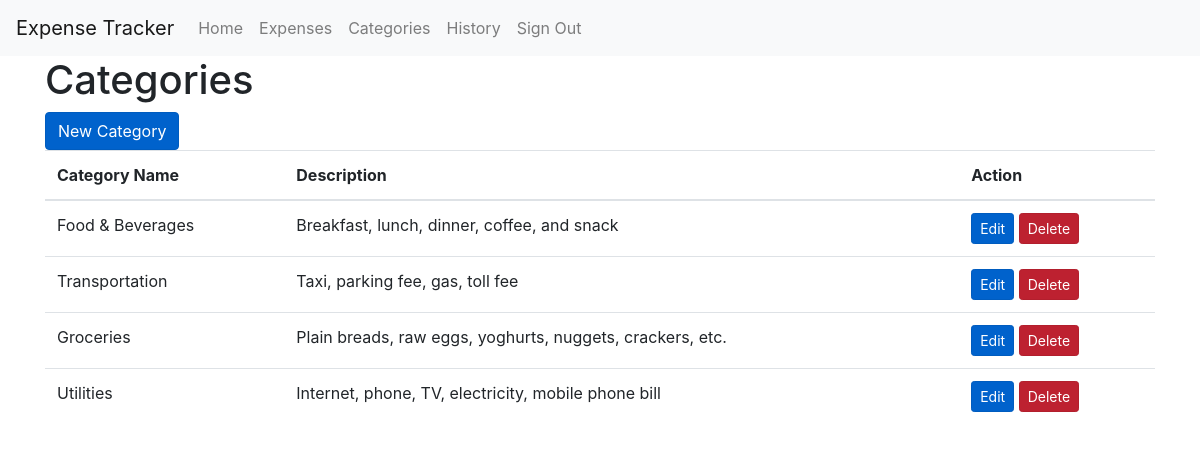
The page /categories on the database its author committed.
### models/categories.py (models this page shows, shortened)
class Categories(db.Model):
    __tablename__ = "categories"
    id = db.Column(db.Integer, primary_key=True)
    name = db.Column(db.Text)
    description = db.Column(db.Text)
    expense = db.relationship("Expenses", backref="categories", lazy="dynamic")

### app.py (the view)
@app.route("/categories")
def categories():
    categories = Categories.query.all()
    return render_template(
        "categories.html.j2",
        categories=categories
    )

### templates/categories.html.j2
{% extends "base.html.j2" %}
{% block content %}
  <h1>Categories</h1>
  <a href={{ url_for('new_category') }} class="btn btn-primary active" role="button" aria-pressed="true">New Category</a>
  <table class="table">
    <thead>
      <tr>
        <th scope="col">Category Name</th>
        <th scope="col">Description</th>
        <th scope="col">Action</th>
      </tr>
    </thead>
    <tbody>
      {% for category in categories %}
        <tr>
          <td>{{ category.name }}</td>
          <td>{{ category.description }}</td>
          <td><a href="/category/edit/{{ category.id }}" class="btn btn-primary btn-sm active" role="button" aria-pressed="true">Edit</a> <a href="/category/delete/{{ category.id }}" class="btn btn-danger btn-sm active" role="button" aria-pressed="true">Delete</a></td>
        </tr>
      {% endfor %}
    </tbody>
  </table>
{% endblock %}

### rows shown on the page
Categories: name "Food & Beverages", description "Breakfast, lunch, dinner, coffee, and snack"
Categories: name "Transportation", description "Taxi, parking fee, gas, toll fee"
Categories: name "Groceries", description "Plain breads, raw eggs, yoghurts, nuggets, crackers, etc."
Categories: name "Utilities", description "Internet, phone, TV, electricity, mobile phone bill"
